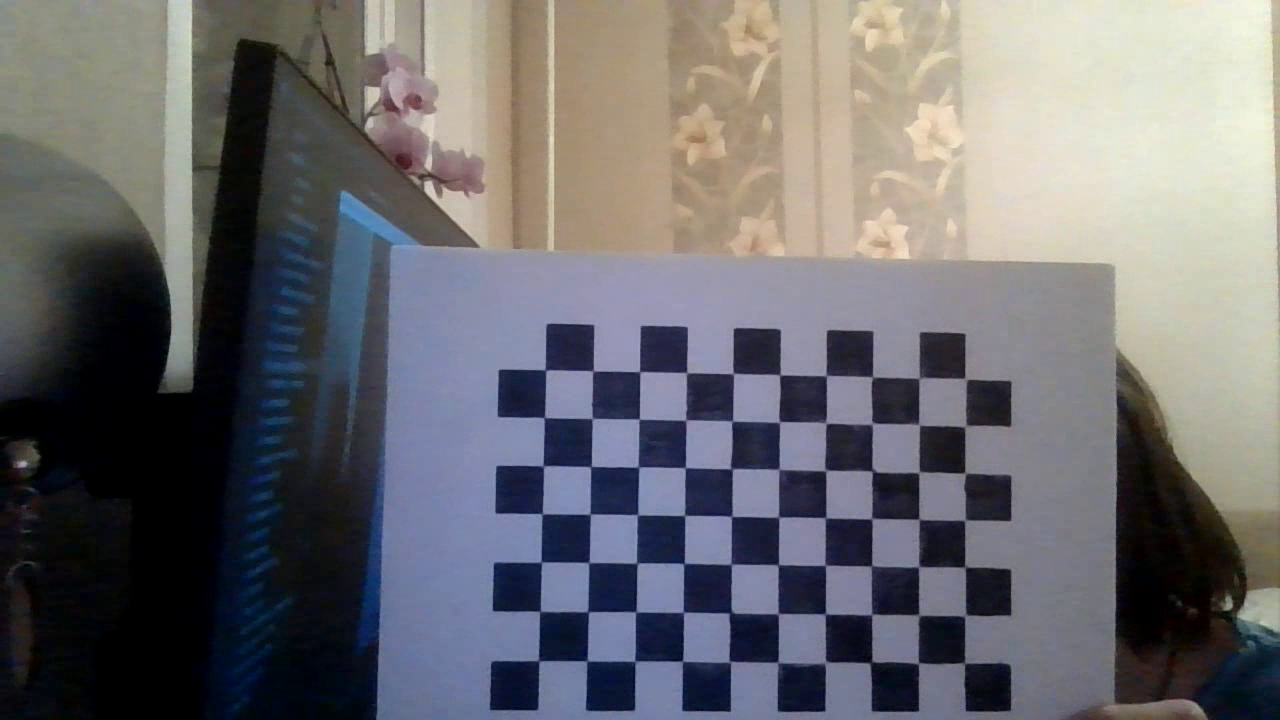
#> input picture frame 11 of proekt/video.mp4, 1280 x 720 px, given in place of the camera
$ python camera_calibration.py
#> lines starting #> are read from the running program, lines starting #| are printed output that depends on the picture
### proekt/webcam.py
import collections
import time

import cv2
import numpy as np


class WebcamSource:
    """
    Helper class for OpenCV VideoCapture. Can be used as an iterator.
    """

    def __init__(self, camera_id=0, width=1280, height=720, fps=30, buffer_size=1):
        self.__name = "WebcamSource"
        self.__capture = cv2.VideoCapture(camera_id)
        self.__capture.set(cv2.CAP_PROP_FRAME_WIDTH, width)
        self.__capture.set(cv2.CAP_PROP_FRAME_HEIGHT, height)
        self.__capture.set(cv2.CAP_PROP_FOURCC, cv2.VideoWriter_fourcc(*'MJPG'))
        self.__capture.set(cv2.CAP_PROP_FPS, fps)
        self.__capture.set(cv2.CAP_PROP_BUFFERSIZE, buffer_size)
        self.buffer_size = buffer_size

        self.prev_frame_time = 0
        self.new_frame_time = 0

        self.fps_deque = collections.deque(maxlen=fps)

    def __iter__(self):
        if not self.__capture.isOpened():
            raise StopIteration
        return self

    def __next__(self):
        """
        Get next frame from webcam or stop iteration when no frame can be grabbed from webcam

        :return: None
        """
        ret, frame = self.__capture.read()

        if not ret:
            raise StopIteration

        if cv2.waitKey(1) & 0xFF == ord('q'):
#> (key q is pressed here)
            raise StopIteration

        return frame

    def clear_frame_buffer(self):
        for _ in range(self.buffer_size):
            self.__capture.read()

    def __del__(self):
        self.__capture.release()
        cv2.destroyAllWindows()

    # [10 lines left out: function show, not called in this run]

### proekt/camera_calibration.py
import glob
from datetime import datetime
import time
# import os

import cv2
# os.environ.pop("QT_QPA_PLATFORM_PLUGIN_PATH")
import numpy as np
import yaml

from webcam import WebcamSource


def record_video_2(width: int, height: int, fps: int, vid_time: int) -> None:
    """
    Create a mp4 video file with `width`x`height` and `fps` frames per second.
    Shows a preview of the recording every 5 frames.

    :param width: width of the video
    :param height: height of the video
    :param fps: frames per second
    :return: None
    """

    source = WebcamSource(width=width, height=height, fps=fps, buffer_size=10)
    file_name = r'video.mp4'
    video_writer = cv2.VideoWriter(file_name, cv2.VideoWriter_fourcc(*'mp4v'), fps, (width, height))
    t_end = time.time() + vid_time
    # while time.time() < t_end:
    # do whatever you do
    for idx, frame in enumerate(source):
        if time.time() >= t_end:
            break
        video_writer.write(frame)
        source.show(frame, only_print=idx % 5 != 0)

    video_writer.release()
    return file_name

def calibration_2(video_path, every_nth: int = 1, debug: bool = False, chessboard_grid_size=(9, 6)):
    """
    Perform camera calibration on the previously collected images.
    Creates `calibration_matrix.yaml` with the camera intrinsic matrix and the distortion coefficients.

    :param image_path: path to all png images
    :param every_nth: only use every n_th image
    :param debug: preview the matched chess patterns
    :param chessboard_grid_size: size of chess pattern
    :return:
    """
#> called with video_path = 'video.mp4', every_nth = 30, debug = True, chessboard_grid_size = (9, 6)

    print (video_path)
    x, y = chessboard_grid_size

    # termination criteria
    criteria = (cv2.TERM_CRITERIA_EPS + cv2.TERM_CRITERIA_MAX_ITER, 30, 0.001)

    # prepare object points, like (0,0,0), (1,0,0), (2,0,0) ....,(6,5,0)
    objp = np.zeros((y * x, 3), np.float32)
    objp[:, :2] = np.mgrid[0:x, 0:y].T.reshape(-1, 2)

    # Arrays to store object points and image points from all the images.
    objpoints = []  # 3d point in real world space
    imgpoints = []  # 2d points in image plane.

    # images = glob.glob(f'{image_path}/*.png')[::every_nth]

    cap = cv2.VideoCapture(video_path)

    # Check if camera opened successfully
    if (cap.isOpened()== False):
        print("Error opening video stream or file")
        return

    found = 0
    # Read until video is completed
    while(cap.isOpened()):
        # Capture frame-by-frame
        ret, frame = cap.read()
#> frame is the input picture: shape (720, 1280, 3); mean B, G, R 110.7, 107.5, 108.6
        if ret == True:

            # img = cv2.imread(fname)  # Capture frame-by-frame
            gray = cv2.cvtColor(frame, cv2.COLOR_BGR2GRAY)
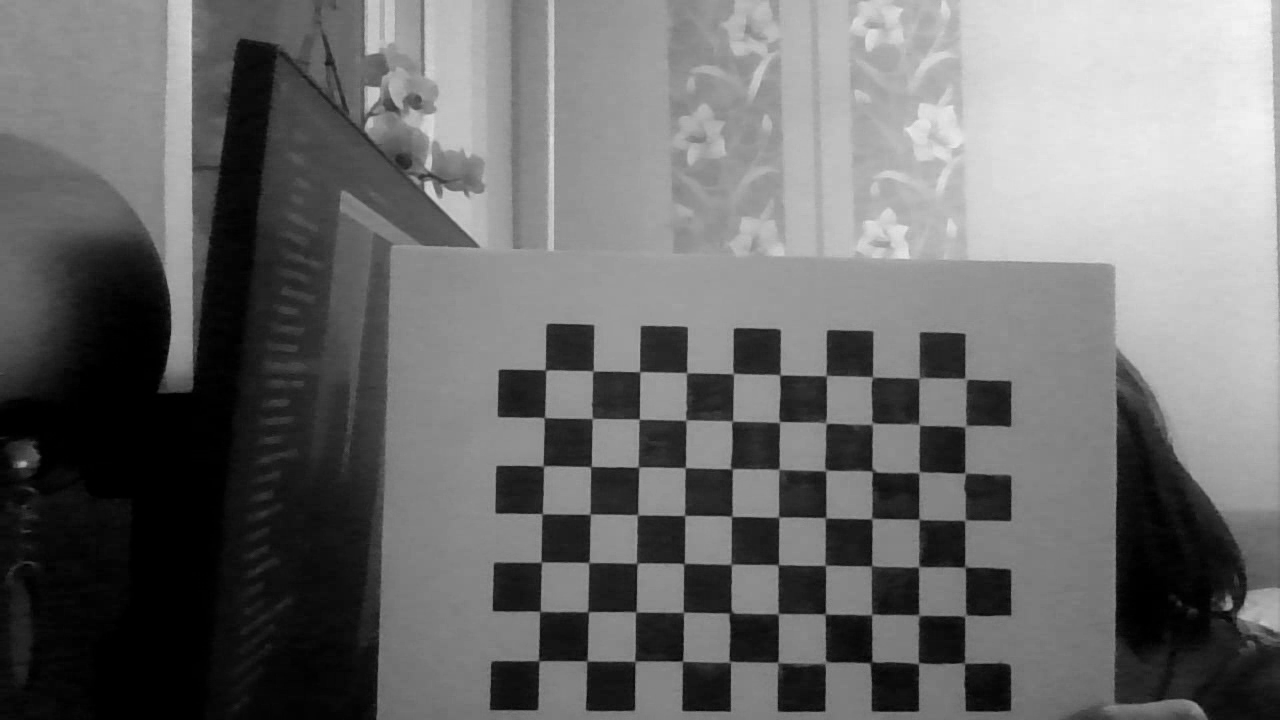
#> gray: shape (720, 1280); min 0, max 244, mean 108.2

            # Find the chess board corners
            ret, corners = cv2.findChessboardCorners(gray, (x, y), None)
#> ret = False; corners = None

            # If found, add object points, image points (after refining them)
            if ret == True:
                objpoints.append(objp)  # Certainly, every loop objp is the same, in 3D.
                corners2 = cv2.cornerSubPix(gray, corners, (11, 11), (-1, -1), criteria)
                imgpoints.append(corners2)

                found += 1

                if debug:
                    # Draw and display the corners
                    img = cv2.drawChessboardCorners(frame, chessboard_grid_size, corners2, ret)
                    cv2.imshow('img', img)
                    cv2.waitKey(100)
        else:
            break

    print("Number of images used for calibration: ", found)

    # When everything done, release the capture
    # cv2.destroyAllWindows()

    print ("start calibration")
    # calibration
    rms, mtx, dist, rvecs, tvecs = cv2.calibrateCamera(objpoints, imgpoints, gray.shape[::-1], None, None)
    print('rms', rms)

    print ("Transform data")
    # transform the matrix and distortion coefficients to writable lists
    data = {
        'rms': np.asarray(rms).tolist(),
        'camera_matrix': np.asarray(mtx).tolist(),
        'dist_coeff': np.asarray(dist).tolist()
    }

    print ("Save to file")
    # and save it to a file
    with open("calibration_matrix.yaml", "w") as f:
        yaml.dump(data, f)

    print ("End")
    print(data)


if __name__ == '__main__':
    # 1. record video

    # record_video(width=1280, height=720, fps=30)
    # 2. split video into frames e.g. `ffmpeg -i 2021-10-15_10:30:00.mp4 -f image2 frames/video_01-%07d.png` and delete blurry images
    # 3. run calibration on images
    # calibration('./frames', 30, debug=True)

    vid_path = record_video_2(width=1280, height=720, fps=30, vid_time=5)
    # vid_path = '2023-07-26_09:10:54.mp4'
    calibration_2(vid_path, 30, debug=True)

$ run again, starting later in the video
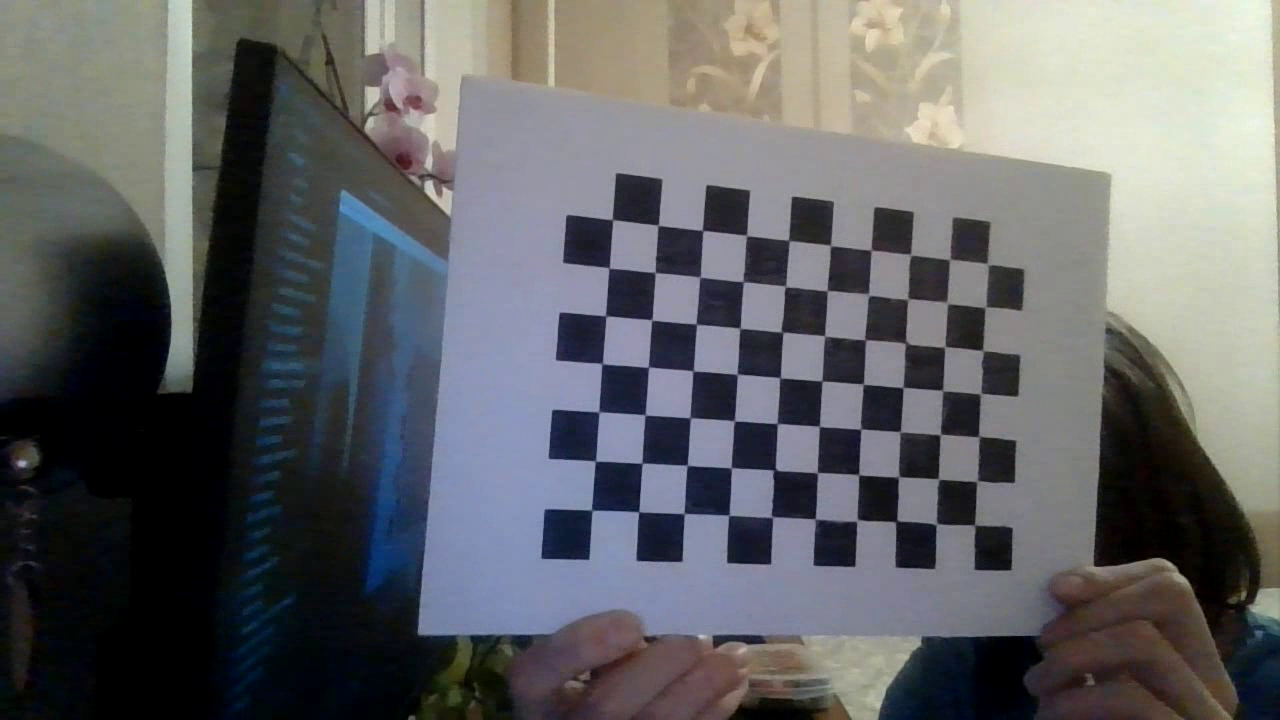
#> input picture frame 52 of proekt/video.mp4, 1280 x 720 px, given in place of the camera
#> in calibration_2, frame is the input picture: shape (720, 1280, 3); mean B, G, R 101.9, 100.1, 99
#> in calibration_2, `gray = cv2.cvtColor(frame, cv2.COLOR_BGR2GRAY)`:
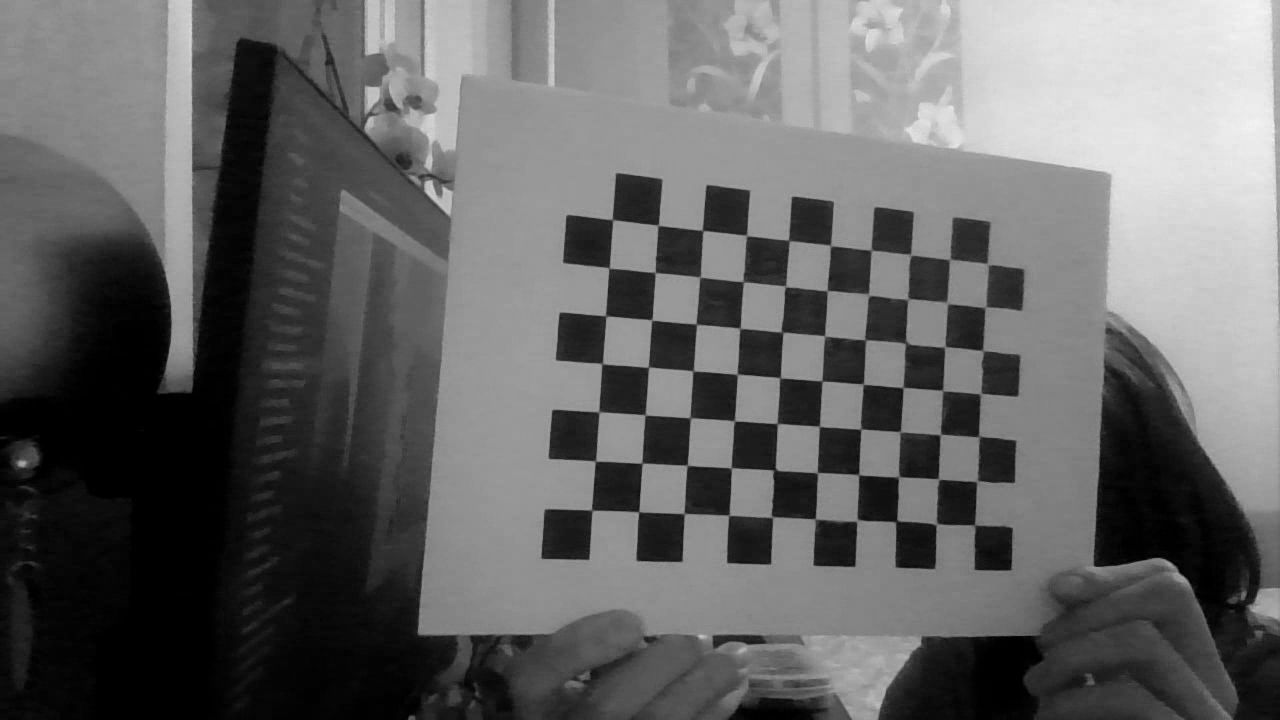
#> gray: shape (720, 1280); min 0, max 243, mean 99.9
#> ret = False; corners = None

$ run again, starting later in the video
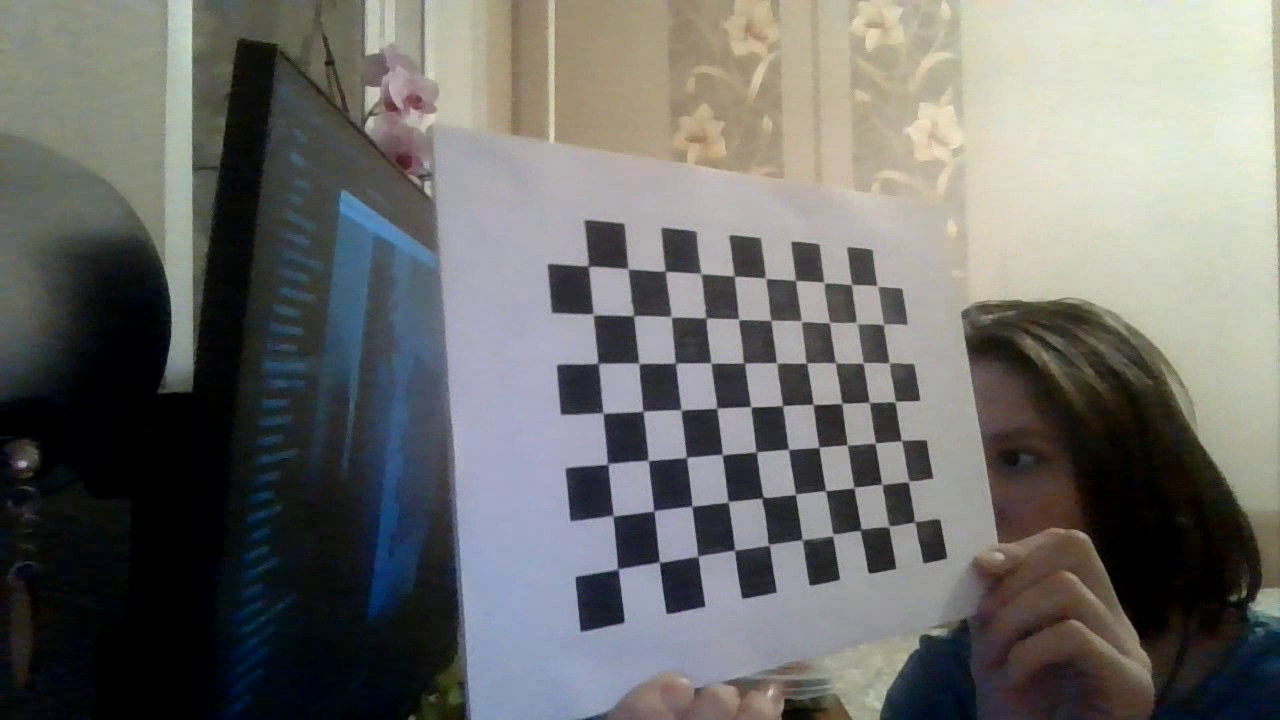
#> input picture frame 93 of proekt/video.mp4, 1280 x 720 px, given in place of the camera
#> in calibration_2, frame is the input picture: shape (720, 1280, 3); mean B, G, R 106.4, 109, 109.3
#> in calibration_2, `gray = cv2.cvtColor(frame, cv2.COLOR_BGR2GRAY)`:
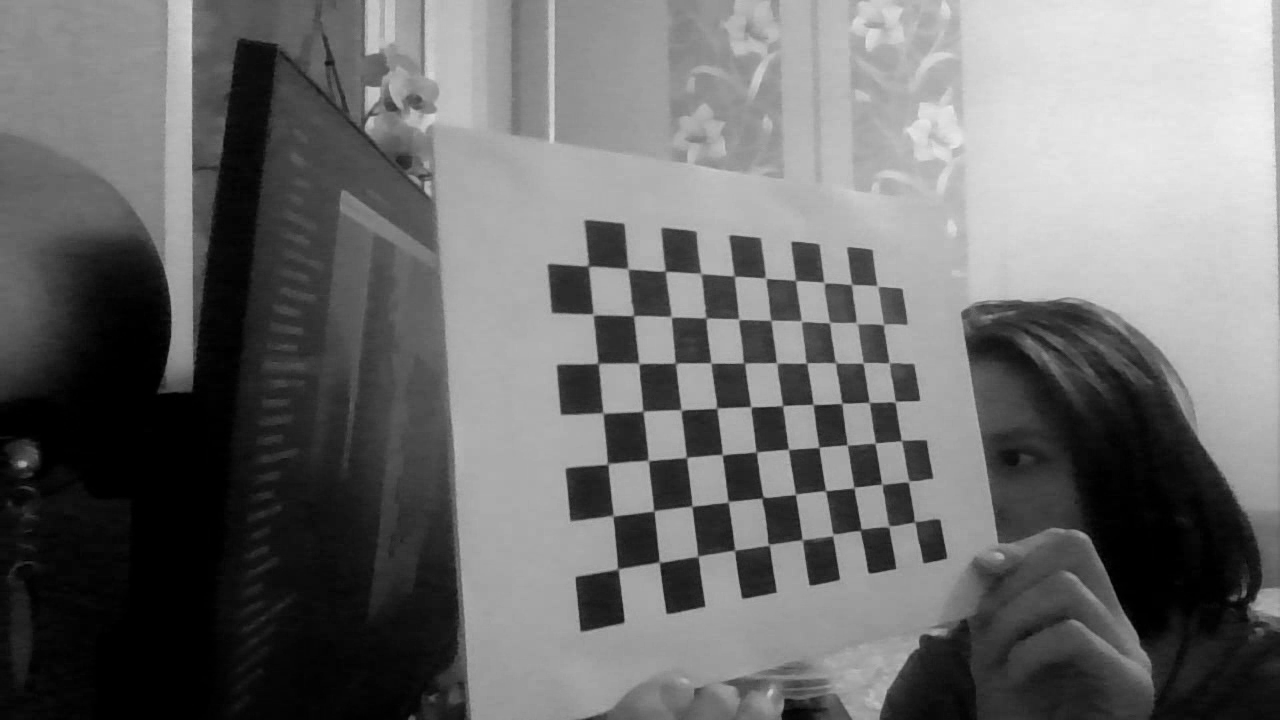
#> gray: shape (720, 1280); min 0, max 244, mean 108.8
#> ret = False; corners = None
